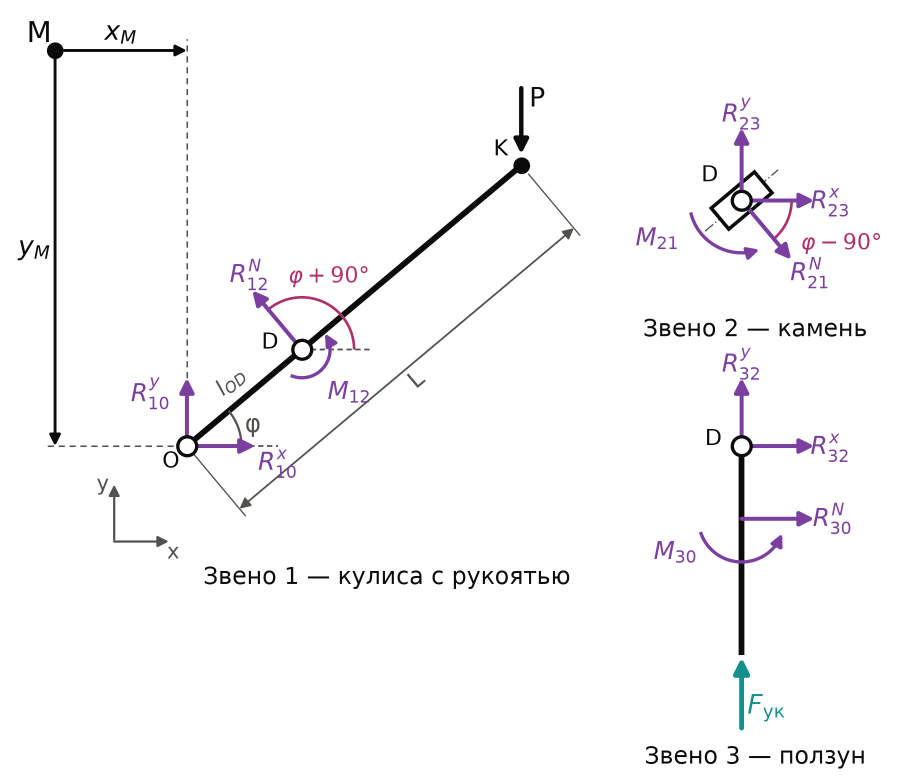
#> input picture курсовой/2026-11-23/fbd/fig7_fbd_v24.png, 1793 x 1566 px (shown at 1/2 size)
$ python make_fig23.py
#> lines starting #> are read from the running program, lines starting #| are printed output that depends on the picture; after the words box and inside, x2 and y2 are one past the last pixel; in counts of white or black regions, pixels touching at a corner belong together
# -*- coding: utf-8 -*-
"""Рисунки 23.11 по комментариям Корнеева к презентации:
  звено1/2/3_v23.png       — расчётные схемы звеньев из fbd/fig7_fbd_v24.png (точки — белые кружки);
  схемы_уточняющий_v23.png — fbd/fig13_fbd_v24.png целиком (обрезка полей);
  сечения_v23.png          — принятые сечения: размеры с выносными линиями (ГОСТ 2.307-2011), не «в воздухе»;
  ф_кулиса_сечение.png     — критерии для опасного сечения кулисы (изгиб со сжатием, срез по Журавскому);
  ф_проверки.png           — формулы: устойчивость штока (Эйлер / Ясинский), срез оси и пальца, смятие отверстий;
  ф_обжим_v23.png          — усилие укупоривания для слайда с крышкой.
    python make_fig23.py"""
import os
import numpy as np, matplotlib
matplotlib.use("Agg")
import matplotlib.pyplot as plt
from matplotlib.patches import Rectangle, Circle
from PIL import Image, ImageChops

HERE = os.path.dirname(os.path.abspath(__file__))
FIG = os.path.join(HERE, "fig")
FBD = os.path.join(HERE, "..", "fbd")
INK, INK2, RED = "#17212E", "#566579", "#B8432F"


def trim(im, pad=14):
    bb = ImageChops.difference(im, Image.new("RGB", im.size, (255, 255, 255))).point(lambda v: 255 if v > 12 else 0).getbbox()
    return im.crop((max(bb[0] - pad, 0), max(bb[1] - pad, 0), min(bb[2] + pad, im.width), min(bb[3] + pad, im.height)))


def trim_save(fig, name, pad=12):
    path = os.path.join(FIG, name)
    fig.savefig(path, facecolor="white", dpi=240, bbox_inches="tight", pad_inches=0.06)
    plt.close(fig)
    im = trim(Image.open(path).convert("RGB"), pad)
    im.save(path)
    print(f"  {name}: {im.size}")


def links():
    """звенья 1, 2, 3 из fig7_fbd_v23: звено 1 слева, звенья 2 и 3 — справа друг над другом (как links() в make_figs.py)"""
    im = Image.open(os.path.join(FBD, "fig7_fbd_v24.png")).convert("RGB")
    W, H = im.size
#> W = 1793; H = 1566
    g = np.asarray(im.convert("L")) < 235
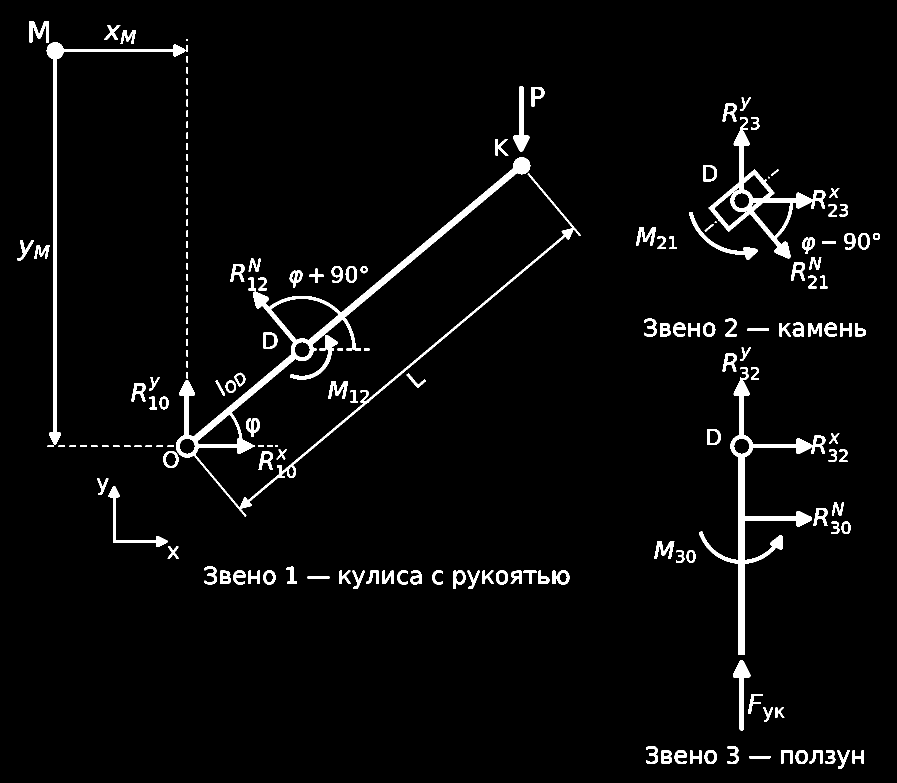
#> g: shape (1566, 1793) bool (shown at 1/2 size); 3.6% white; 182 white regions (3 under 20 px), largest, box (x1, y1, x2, y2) and area: (352, 314, 1162, 1033) 24071, (1398, 734, 1624, 1310) 11862, (1417, 234, 1624, 517) 8263
    cols = g.any(axis=0)
    xs = [x for x in range(int(0.5 * W), int(0.8 * W)) if not cols[x]]
#> xs = 110 values from 1162 to 1271
    xc = max(xs, key=lambda x: sum(1 for k in range(x, min(x + 200, W)) if not cols[k]))
#> xc = 1162
    rows = g[:, xc:].any(axis=1)
    runs, start = [], None
    for y in range(int(0.25 * H), int(0.7 * H)):
        if not rows[y] and start is None:
            start = y
        if rows[y] and start is not None:
            runs.append((start, y)); start = None
#> after the loop, runs = [(577, 637), (674, 695)]
    a, b = runs[-1]                      # последний просвет: под подписью «Звено 2 — камень», над звеном 3
#> a = 674; b = 695
    yc = (a + b) // 2
#> yc = 684
    print(f"  граница звеньев: x = {xc / W:.3f}, y = {yc / H:.3f}")
#|   граница звеньев: x = 0.648, y = 0.437
    for name, box in (("звено1_v23.png", (0, 0, xc, H)), ("звено2_v23.png", (xc, 0, W, yc)), ("звено3_v23.png", (xc, yc, W, H))):
        c = trim(im.crop(box), 12)
        c.save(os.path.join(FIG, name)); print(f"  {name}: {c.size}")
#> this loop made 3 passes
#> (name, box, bb in trim) on passes 1 to 3: ('звено1_v23.png', (0, 0, 1162, 1566), (35, 42, 1162, 1178)), ('звено2_v23.png', (1162, 0, 1793, 684), (110, 195, 598, 674)), ('звено3_v23.png', (1162, 684, 1793, 1566), (130, 11, 566, 854))
#|   звено1_v23.png: (1139, 1160)
#|   звено2_v23.png: (512, 501)
#|   звено3_v23.png: (460, 866)
#> pass 1, in links, `c = trim(im.crop(box), 12)`:
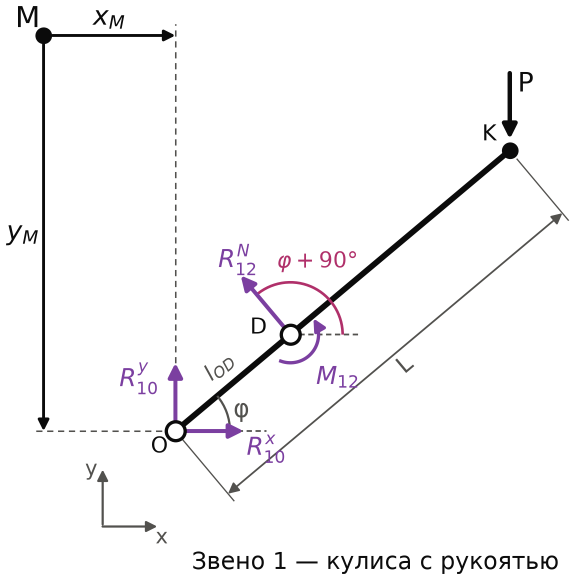
#> c: PIL image 1139x1160 RGB (shown at 1/2 size); mean R, G, B 247.2, 246.6, 247.3
    r = trim(Image.open(os.path.join(FBD, "fig13_fbd_v24.png")).convert("RGB"))
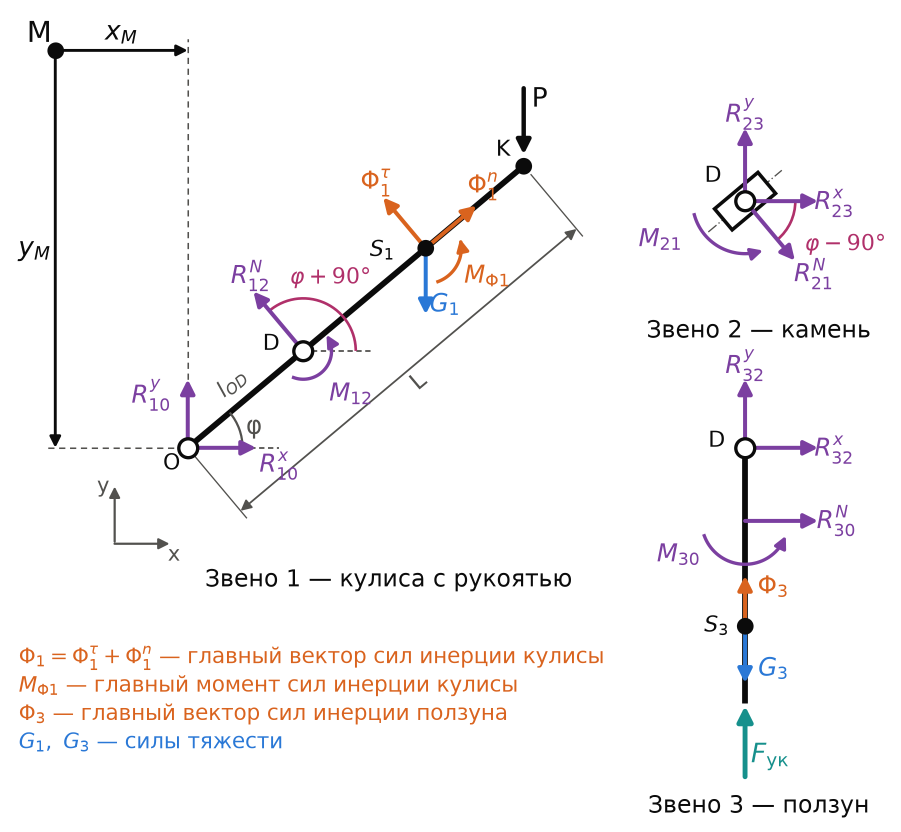
#> input picture курсовой/2026-11-23/fbd/fig13_fbd_v24.png, 1801 x 1664 px (shown at 1/2 size)
    r.save(os.path.join(FIG, "схемы_уточняющий_v23.png")); print(f"  схемы_уточняющий_v23.png: {r.size}")
#|   схемы_уточняющий_v23.png: (1761, 1622)


def sections():
    """сечения: выносные линии от контура (сплошные тонкие, с вылетом 1…5 мм за размерную), размерные — со стрелками,
    числа над размерной линией (ГОСТ 2.307-2011); оси круглых сечений — штрихпунктир"""
    fig, ax = plt.subplots(figsize=(9.6, 4.4))
    ax.set_aspect("equal"); ax.axis("off")
    plt.rcParams["hatch.linewidth"] = 1.0
    TH = 0.7

    def dim_h(x0, x1, y_obj, y_dim, txt):
#> called with x0 = 0, x1 = 8, y_obj = 0, y_dim = -4, txt = '8'
        for x in (x0, x1):                                           # выносные линии
            ax.plot([x, x], [y_obj - 0.4, y_dim - 1.0], color=INK, lw=TH)
        ax.annotate("", xy=(x1, y_dim), xytext=(x0, y_dim), arrowprops=dict(arrowstyle="<|-|>", color=INK, lw=TH,
                                                                           mutation_scale=9, shrinkA=0, shrinkB=0))
        ax.text((x0 + x1) / 2, y_dim + 0.35, txt, ha="center", va="bottom", fontsize=14, color=INK)

    def dim_v(y0, y1, x_obj, x_dim, txt):
#> called with y0 = 0, y1 = 18, x_obj = 8, x_dim = 12, txt = '18'
        for y in (y0, y1):
            ax.plot([x_obj + 0.4, x_dim + 1.0], [y, y], color=INK, lw=TH)
        ax.annotate("", xy=(x_dim, y1), xytext=(x_dim, y0), arrowprops=dict(arrowstyle="<|-|>", color=INK, lw=TH,
                                                                           mutation_scale=9, shrinkA=0, shrinkB=0))
        ax.text(x_dim - 0.35, (y0 + y1) / 2, txt, ha="right", va="center", fontsize=14, color=INK, rotation=90)

    def axes(cx, cy, r):
        ax.plot([cx - r - 2, cx + r + 2], [cy, cy], color=INK2, lw=0.6, ls=(0, (8, 2, 1, 2)))
        ax.plot([cx, cx], [cy - r - 2, cy + r + 2], color=INK2, lw=0.6, ls=(0, (8, 2, 1, 2)))

    # кулиса 8 × 18 (сечение D)
    ax.add_patch(Rectangle((0, 0), 8, 18, fc="white", ec=INK, lw=1.8, hatch="///"))
    dim_h(0, 8, 0, -4.0, "8")
    dim_v(0, 18, 8, 12.0, "18")
    ax.text(5, 25.0, "Кулиса — сечение D", ha="center", fontsize=15, weight="bold", color=INK)
    ax.text(5, 22.3, "полоса 8 · 18, Ст3сп", ha="center", fontsize=13, color=INK2)
    # шток Ø8
    cx, cy, r = 33, 9, 4
    ax.add_patch(Circle((cx, cy), r, fc="white", ec=INK, lw=1.8, hatch="///")); axes(cx, cy, r)
    dim_h(cx - r, cx + r, cy - r, cy - r - 4.0, "Ø8")
    for x in (cx - r, cx + r):
        ax.plot([x, x], [cy, cy - r - 0.4], color=INK, lw=TH)
    ax.text(cx, 25.0, "Шток ползуна", ha="center", fontsize=15, weight="bold", color=INK)
    ax.text(cx, 22.3, "круг Ø8, Ст3сп", ha="center", fontsize=13, color=INK2)
    # ось O и палец D Ø10
    cx, cy, r = 59, 9, 5
    ax.add_patch(Circle((cx, cy), r, fc="white", ec=INK, lw=1.8, hatch="///")); axes(cx, cy, r)
    dim_h(cx - r, cx + r, cy - r, cy - r - 3.0, "Ø10")
    for x in (cx - r, cx + r):
        ax.plot([x, x], [cy, cy - r - 0.4], color=INK, lw=TH)
    ax.text(cx, 25.0, "Ось O, палец D", ha="center", fontsize=15, weight="bold", color=INK)
    ax.text(cx, 22.3, "Ø10, сталь 45 / 40Х", ha="center", fontsize=13, color=INK2)
    ax.set_xlim(-3, 70); ax.set_ylim(-7, 27)
    trim_save(fig, "сечения_v23.png")
#> in trim_save, `fig.savefig(path, facecolor="white", dpi=240, bbox_inches="tight", pad..`:
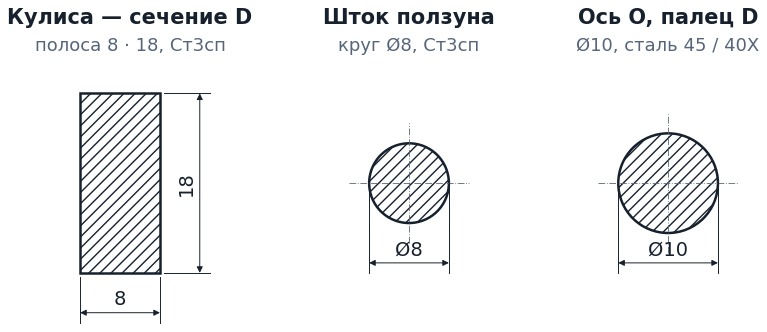
#> figure drawn by matplotlib, 1 panel
#|   сечения_v23.png: (1826, 780)


def formula_block(name, items, width=7.2):
    """items: [(подпись или None, формула или None)] — подписи Arial жирным, формулы STIX"""
#> called with name = 'ф_кулиса_сечение.png', width = 5.2
    plt.rcParams.update({"mathtext.fontset": "stix"})
    hs = []
    for lab, f in items:
        hs.append((0.42 if lab else 0) + ((0.95 if f and "dfrac" in f else 0.6) if f else 0))
    fig = plt.figure(figsize=(width, sum(hs)))
    y = 1.0
    for (lab, f), h in zip(items, hs):
        if lab:
            fig.text(0.0, y - 0.21 / sum(hs), lab, fontsize=15, weight="bold", color=INK, ha="left", va="center",
                     family="Arial")
            y -= 0.42 / sum(hs)
        if f:
            hh = (0.95 if "dfrac" in f else 0.6) / sum(hs)
            fig.text(0.02, y - hh / 2, f, fontsize=19, color="#1E1E1E", ha="left", va="center", family="STIXGeneral")
            y -= hh
    trim_save(fig, name, pad=10)
#|   ф_кулиса_сечение.png: (1350, 597)


def formulas():
    formula_block("ф_кулиса_сечение.png", [
        ("Изгиб со сжатием (нормальные напряжения):", r"$\sigma = \dfrac{|N|}{A} + \dfrac{|M_D|}{W} \leq [\sigma] = \dfrac{\sigma_{\mathrm{т}}}{n}$"),
        ("Срез на участке O–D (Журавский):", r"$\tau_{\max} = \dfrac{1{,}5\,|Q|}{b\,h} \leq [\tau]$"),
    ], width=5.2)
    # Корнеев 24.11 02:17: изгиб со сжатием кулисы — на слайде 9 (критерии под эпюрами), здесь не повторяем
    formula_block("ф_проверки.png", [
        ("Устойчивость — шток (μ = 2, l = 60 мм):", r"$\lambda = \dfrac{\mu\,l}{i},\ \ i = \dfrac{d}{4};\qquad \lambda < 100:\ \ \sigma_{\mathrm{кр}} = a - b\,\lambda$"),
        (None, r"$\lambda \geq 100:\ \ F_{\mathrm{кр}} = \dfrac{\pi^2 E\,I_{\min}}{(\mu\,l)^2};\qquad n_{\mathrm{у}} = \dfrac{F_{\mathrm{кр}}}{F_{\mathrm{ук}}} \geq 3$"),
        ("Срез — ось O, палец D (одна плоскость):", r"$\tau_{\mathrm{ср}} = \dfrac{4\,R}{\pi\,d^2} \leq [\tau_{\mathrm{ср}}]$"),
        ("Смятие — отверстия:", r"$\sigma_{\mathrm{см}} = \dfrac{R}{d\,l} \leq [\sigma_{\mathrm{см}}]$"),
    ], width=6.4)
#> in trim (call 7), `bb = ImageChops.difference(im, Image.new("RGB", im.size, (255, 255, 25..`: bb = (15, 14, 1192, 1141)
#> in trim (call 7), `return im.crop((max(bb[0] - pad, 0), max(bb[1] - pad, 0), min(bb[2] + ..`:
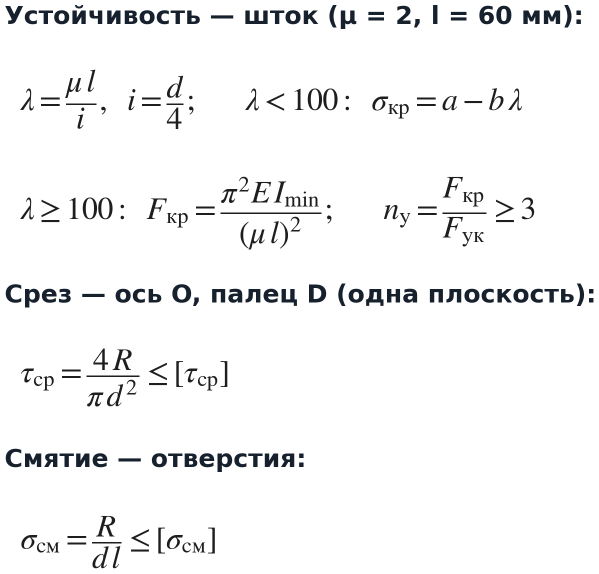
#> returned value: PIL image 1197x1147 RGB (shown at 1/2 size); mean R, G, B 244.4, 244.6, 245
#|   ф_проверки.png: (1197, 1147)
    formula_block("ф_обжим_v23.png", [
        (None, r"$F_{\mathrm{ук}} = n\,\sigma_{\mathrm{раб}}\,A\,\ln\dfrac{D_k}{D_{\mathrm{обж}}} = 1974\ \mathrm{Н}$"),
    ], width=5.0)
#> in trim (call 8), `bb = ImageChops.difference(im, Image.new("RGB", im.size, (255, 255, 25..`: bb = (15, 16, 793, 139)
#> in trim (call 8), `bb = ImageChops.difference(im, Image.new("RGB", im.size, (255, 255, 25..`:
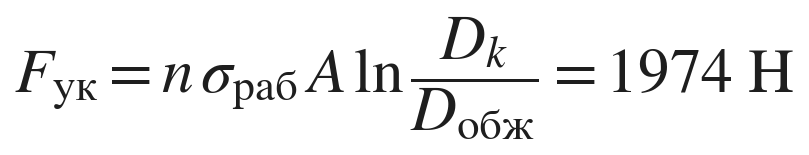
#> im: PIL image 809x155 RGB; min 30, max 255, mean 240.8
#> in trim (call 8), `return im.crop((max(bb[0] - pad, 0), max(bb[1] - pad, 0), min(bb[2] + ..`:
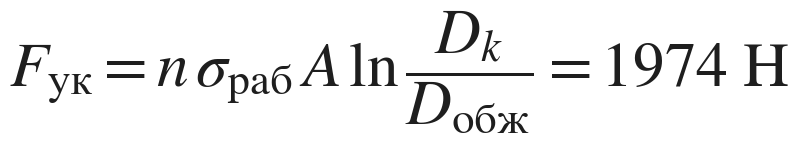
#> returned value: PIL image 798x143 RGB; min 30, max 255, mean 239.4
#|   ф_обжим_v23.png: (798, 143)


if __name__ == "__main__":
    links()
    sections()
    formulas()
